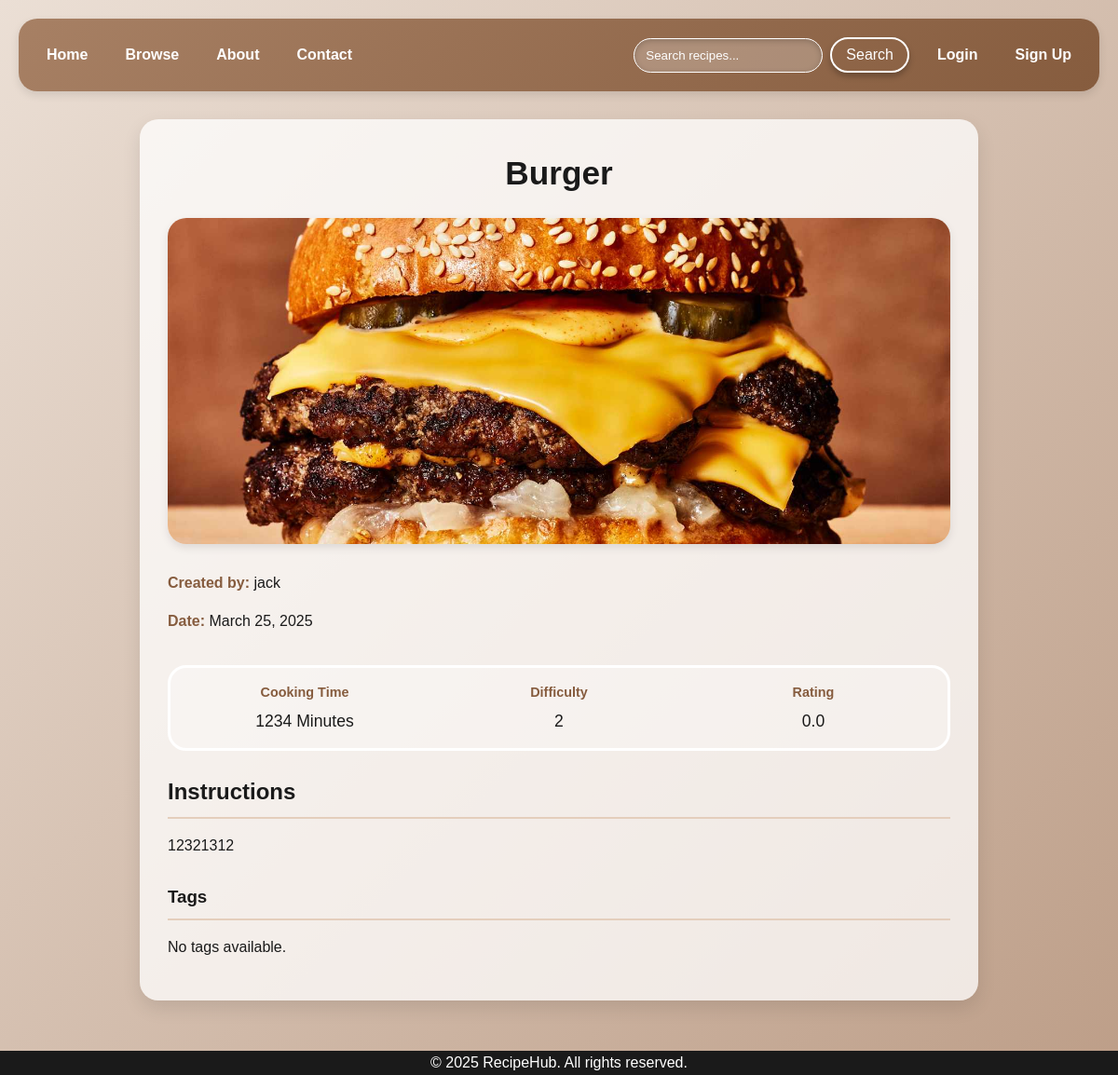
Before: /recipe/fab9b4dd-6adc-4651-a523-767e392be457 with the older database file.
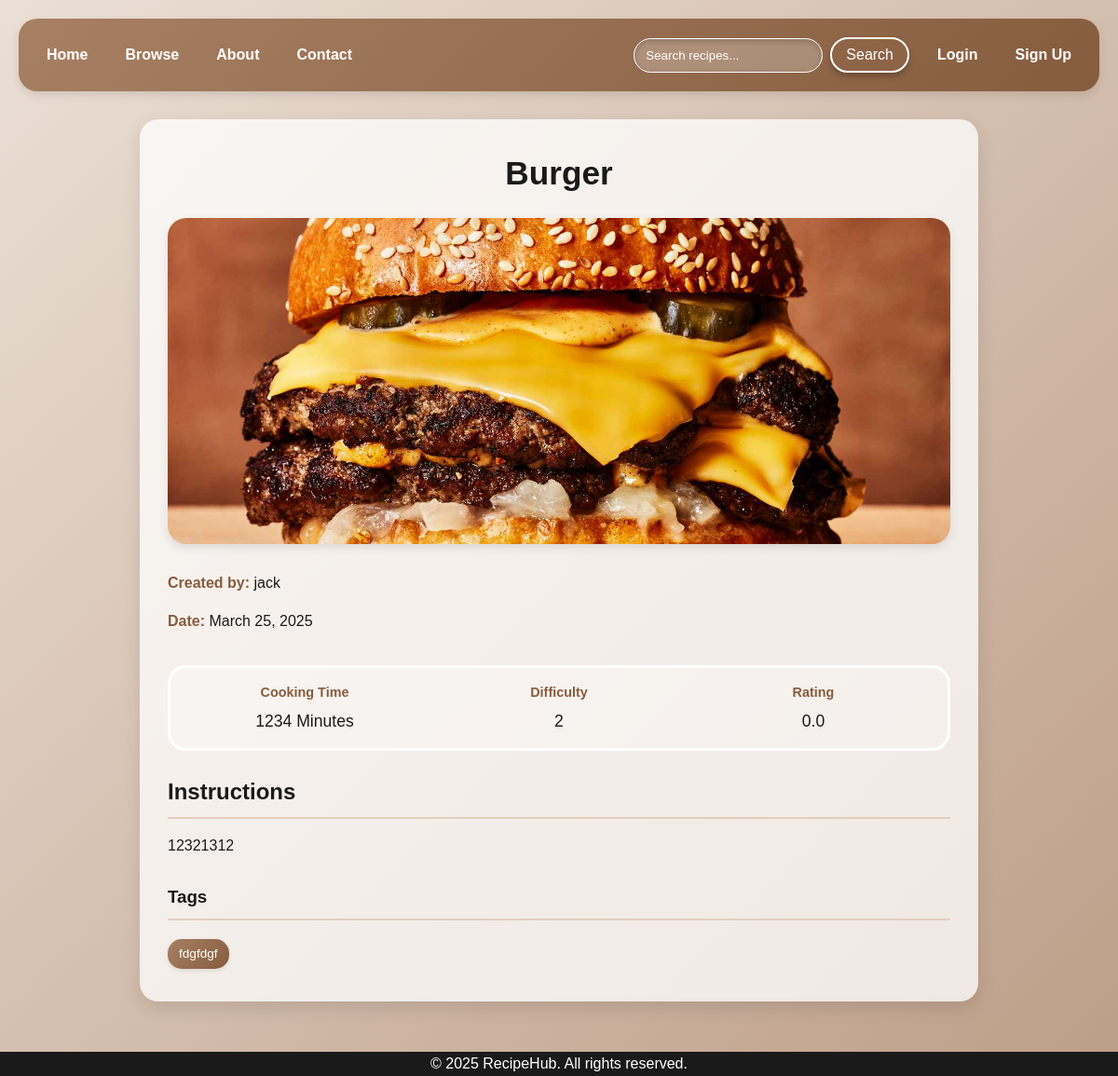
After: the same page with the newer database file.
### website/models.py (models this page shows)
class Tag(db.Model):
    __tablename__ = 'tags'
    id = db.Column(db.String(36), primary_key=True, default=lambda: str(uuid.uuid4()))
    name = db.Column(db.String(50), unique=True, nullable=False)
    recipes = db.relationship('Recipe', secondary=recipe_tags, back_populates='tags')

### website/views.py (the view)
@views.route('/recipe/<recipe_id>')
def recipe_detail(recipe_id):
    recipe = Recipe.query.get(recipe_id)
    if not recipe:
        abort(404)
    favorites_ids = []
    if current_user.is_authenticated:
        favorites_ids = [favorite.id for favorite in current_user.favorites]
    return render_template('recipe_detail.html', recipe=recipe, favorites_ids=favorites_ids)

### website/templates/recipe_detail.html (shortened to what this page needs)
{% extends "index.html" %}
{% block styles %}
<link rel= "stylesheet" type= "text/css" href= "{{ url_for('static',filename='css/recipe-detail.css') }}">
{% endblock %}
{% block content %}
<div class="recipe-container">
    <h1>{{ recipe.title }}</h1>
    <img src="{{ url_for('static', filename=recipe.image) }}" class="recipe-image" alt="Recipe Image">
    <div class="recipe-header">
        <div class="recipe-meta">
            <p><strong>Created by:</strong> {{ recipe.user.username }}</p>
            <p><strong>Date:</strong> {{ recipe.created.strftime("%B %d, %Y") }}</p>
        </div>
    </div>
    <div class="recipe-info">
        <div class="info-item">
            <span class="info-label"> <strong>Cooking Time</strong></span>
            <span class="info-value">{{ recipe.cooking_time }} Minutes</span>
        </div>
        <div class="info-item">
            <span class="info-label"><strong>Difficulty</strong></span>
            <span class="info-value">{{ recipe.difficulty }}</span>
        </div>
        <div class="info-item">
            <span class="info-label"><strong>Rating</strong></span>
            <span class="info-value">{{ recipe.rating }}</span>
        </div>
    </div>
    <h2>Instructions</h2>
    <div class="instructions">
        <p>{{ recipe.instructions }}</p>
    </div>
    <h3>Tags</h3>
    <div>
        {% if recipe.tags %}
            {% for tag in recipe.tags %}
                <span class="tag">{{ tag.name }}</span>
            {% endfor %}
        {% else %}
            <p>No tags available.</p>
        {% endif %}
    </div>
</div>
{% endblock %}

Changed rows visible on the page:
added Tag: name "fdgfdgf"
Other visible differences:
text no longer shown: "No tags available."
